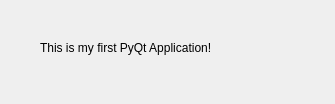
<?xml version="1.0" encoding="UTF-8"?>
<ui version="4.0">
 <class>CDialog</class>
 <widget class="QDialog" name="CDialog">
  <property name="geometry">
   <rect>
    <x>0</x>
    <y>0</y>
    <width>335</width>
    <height>104</height>
   </rect>
  </property>
  <property name="windowTitle">
   <string>Dialog</string>
  </property>
  <widget class="QLabel" name="label">
   <property name="geometry">
    <rect>
     <x>40</x>
     <y>40</y>
     <width>301</width>
     <height>16</height>
    </rect>
   </property>
   <property name="text">
    <string>This is my first PyQt Application!</string>
   </property>
  </widget>
 </widget>
 <resources/>
 <connections/>
</ui>
